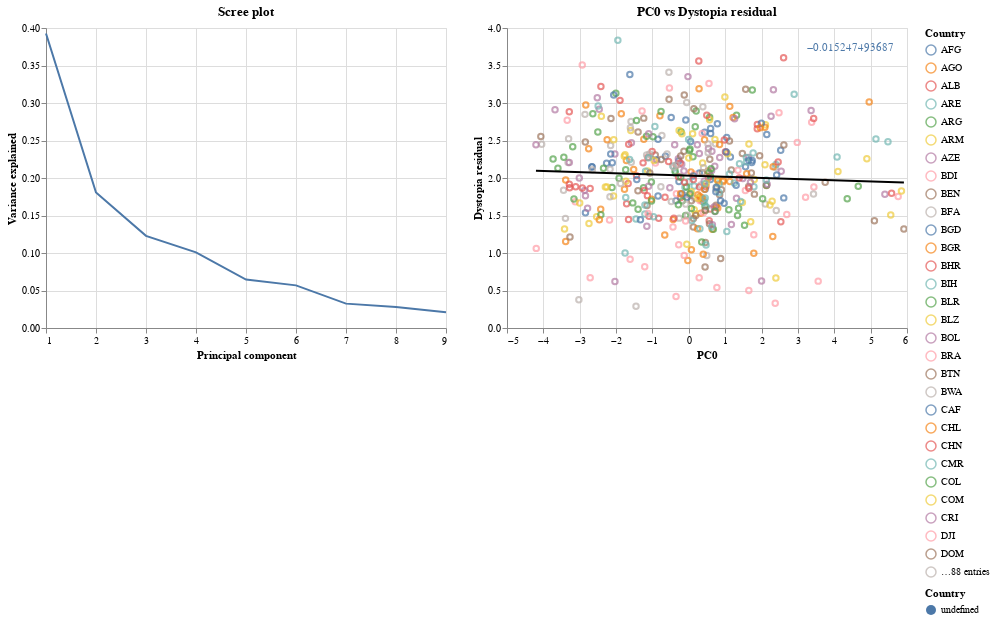

Notebook source saved alongside this figure:
### Code cell
urbanization_residual_value.visualize()

### Figure 1 — Vega-Lite specification as saved in the notebook (floating-point values rounded to 4 significant figures; data arrays with more than 128 entries replaced by an {"elided": "..."} marker saying what was removed)
{"config": {"view": {"continuousWidth": 400, "continuousHeight": 300}}, "hconcat": [{"data": {"name": "data-514c2cb49ad79ff1ccab812077fa828b"}, "mark": "line", "encoding": {"x": {"field": "indices", "title": "Principal component", "type": "quantitative"}, "y": {"field": "var_explained", "title": "Variance explained", "type": "quantitative"}}, "title": "Scree plot"}, {"layer": [{"mark": "point", "encoding": {"color": {"field": "Country", "type": "nominal"}, "tooltip": [{"field": "Country", "type": "nominal"}, {"field": "PC0", "type": "quantitative"}, {"field": "Dystopia residual", "type": "quantitative"}], "x": {"field": "PC0", "type": "quantitative"}, "y": {"field": "Dystopia residual", "type": "quantitative"}}, "selection": {"selector002": {"type": "interval", "bind": "scales", "encodings": ["x", "y"]}}, "title": "PC0 vs Dystopia residual"}, {"mark": {"type": "line", "color": "black"}, "encoding": {"color": {"legend": null}, "tooltip": [{"field": "Country", "type": "nominal"}, {"field": "PC0", "type": "quantitative"}, {"field": "Dystopia residual", "type": "quantitative"}], "x": {"field": "PC0", "type": "quantitative"}, "y": {"field": "Dystopia residual", "type": "quantitative"}}, "title": "PC0 vs Dystopia residual", "transform": [{"on": "PC0", "regression": "Dystopia residual"}]}, {"mark": {"type": "text", "align": "left", "color": "black"}, "encoding": {"color": {"field": "Country", "type": "nominal"}, "text": {"field": "slope", "type": "quantitative"}, "tooltip": [{"field": "slope", "title": "Slope", "type": "quantitative"}, {"field": "intercept", "title": "Intercept", "type": "quantitative"}], "x": {"value": 300}, "y": {"value": 20}}, "title": "PC0 vs Dystopia residual", "transform": [{"on": "PC0", "regression": "Dystopia residual", "params": true}, {"calculate": "datum.coef[0]", "as": "intercept"}, {"calculate": "datum.coef[1]", "as": "slope"}]}], "data": {"name": "data-9f800c62b7f4823fa82f10516421ce1c"}, "resolve": {"scale": {"color": "independent"}}}], "$schema": "https://vega.github.io/schema/vega-lite/v4.17.0.json", "datasets": {"data-514c2cb49ad79ff1ccab812077fa828b": [{"indices": 1, "var_explained": 0.3927}, {"indices": 2, "var_explained": 0.1807}, {"indices": 3, "var_explained": 0.1229}, {"indices": 4, "var_explained": 0.1008}, {"indices": 5, "var_explained": 0.06459}, {"indices": 6, "var_explained": 0.05686}, {"indices": 7, "var_explained": 0.03249}, {"indices": 8, "var_explained": 0.02794}, {"indices": 9, "var_explained": 0.02112}], "data-9f800c62b7f4823fa82f10516421ce1c": {"elided": "457 records"}}}
